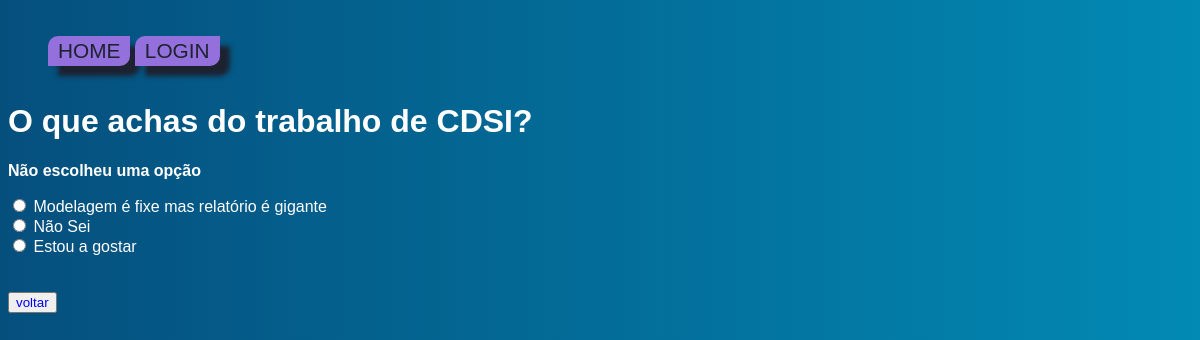
Page /votacao/18/voto on the committed database.
### votacao/models.py (models this page shows, shortened)
class Questao(models.Model):
    questao_texto = models.CharField(max_length=200)
    pub_data = models.DateTimeField('data de publicacao')

class Opcao(models.Model):
    questao = models.ForeignKey(Questao, on_delete=models.CASCADE)
    opcao_texto = models.CharField(max_length=200)
    votos = models.IntegerField(default=0)

### votacao/views.py (the view)
# urls.py: path("<int:questao_id>/voto", views.voto, name="voto"),
def voto(request, questao_id):
    questao = get_object_or_404(Questao, pk=questao_id)
    try:
        opcao_seleccionada = questao.opcao_set.get(pk=request.POST['opcao']) #vai buscar o input do html
    except (KeyError, Opcao.DoesNotExist):
            return render(request, 'votacao/detalhe.html', {'questao': questao,'error_message': "Não escolheu uma opção"})
    else:
        opcao_seleccionada.votos += 1
        opcao_seleccionada.save()
    return HttpResponseRedirect(reverse('votacao:resultados', args=(questao.id,)))

### votacao/templates/votacao/detalhe.html (shortened to what this page needs)
<!DOCTYPE html>
<html lang="en">
<head>
</head>
<body>
{% extends "./index.html" %}
{% block conteudo %}
    <h1>{{ questao.questao_texto }}</h1>
    {% if error_message %}
        <p><strong>{{ error_message }}</strong></p>
    {% endif %}
    <form action="{% url 'votacao:voto' questao.id %}" method="post">
        {% for opcao in questao.opcao_set.all %}
            <input type="radio" name="opcao" id="opcao{{ forloop.counter }}" value="{{ opcao.id }}" required />
            <label for="opcao{{ forloop.counter }}">
                {{ opcao.opcao_texto }}
            </label>
            <br/>
        {% endfor %}
    </form>
 <br>
    <br>
    <button><a href="{% url 'votacao:index' %}"> voltar</a></button>
{% endblock %}

### votacao/static/votacao/css/navbar.css (style rules this page uses)
* { font-family: sans-serif,Arial, Helvetica; text-decoration: none; list-style: none; box-sizing: border-box; }

### votacao/templates/votacao/index.html (style rules this page uses)
body { background-image: url("../../static/votacao/images/BGblue.jp"); background: linear-gradient(to right, #054f7d, #00a7cf, #d7ab14, #861a54, #054f7d);; background-attachment: fixed; color: white; background-size: 600%; background-position: 0 0; animation-duration: 20s; animation-iteration-count: infinite; animation-name: gradients; }

### rows in the picture
Questao: questao_texto "O que achas do trabalho de CDSI?"
Opcao: opcao_texto "Modelagem é fixe mas relatório é gigante"
Opcao: opcao_texto "Não Sei"
Opcao: opcao_texto "Estou a gostar"

### other values in the picture
{{ error_message }} "Não escolheu uma opção"
